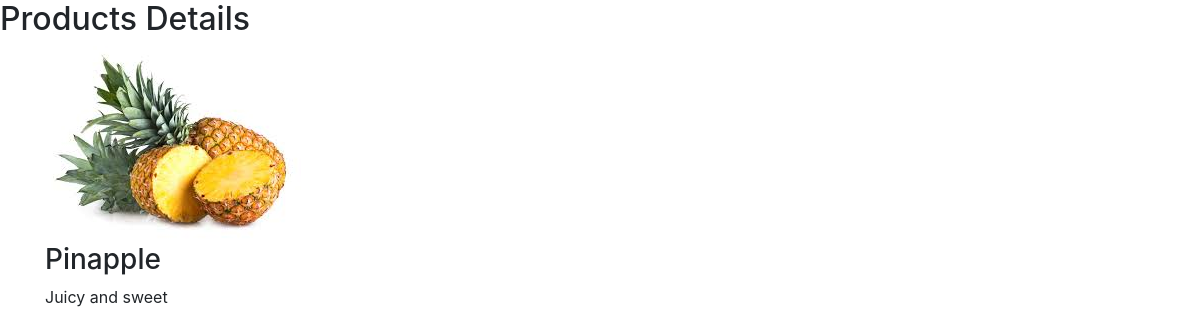
The page /products/6/ on the database as committed earlier.
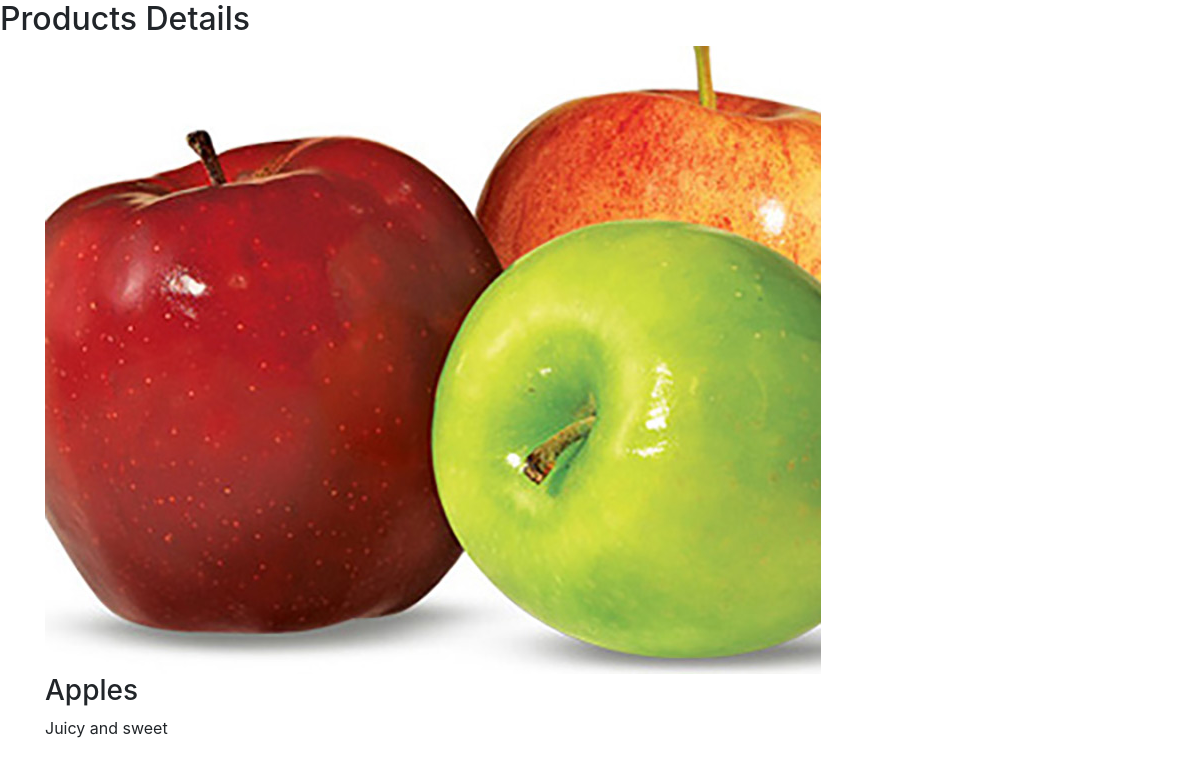
The same page on the database as committed later.
### catalogue/models.py (models this page shows, shortened)
class Product(models.Model):
    title = models.CharField(max_length=20)
    category = models.ForeignKey(ProductCategory, on_delete=models.CASCADE)
    description = models.TextField()
    supplier_price = models.DecimalField(max_digits=6, decimal_places=2)
    selling_price = models.DecimalField(max_digits=6, decimal_places=2)
    supplier = models.ForeignKey(ProductSupplier, on_delete=models.CASCADE)
    kiosk = models.ForeignKey(Kiosk, on_delete=models.CASCADE)
    number_in_stock = models.IntegerField()
    product_image= models.ImageField(upload_to='gallery/')

### catalogue/views.py (the view)
# urls.py: path('products/<int:product_id>/',details, name='details'),
def details(request,product_id):
    product=Product.objects.filter(id=product_id)
    return render(request,'details.html', {'product':product,})

### catalogue/templates/details.html (shortened to what this page needs)
 <!DOCTYPE html>
  <html lang="en">
  <head>
    <link rel="stylesheet" href="https://stackpath.bootstrapcdn.com/bootstrap/4.5.2/css/bootstrap.min.css">
    <link rel="stylesheet" href="https://stackpath.bootstrapcdn.com/bootstrap/4.5.2/css/bootstrap.min.css">
  </head>
  <h2>Products Details</h2>
  <body>
<div class="container">
    {%for products in product %}
  <img src={{products.product_image.url}}>
  <h3> {{products.title}}</h3>{{products.price}}{{products.description}}<br>
  {% endfor %}
  </body>
  </html>

Rows that differ between the two databases and show on the page:
changed Product "Juicy and sweet": product_image: a different picture; title "Pinapple" → "Apples"
